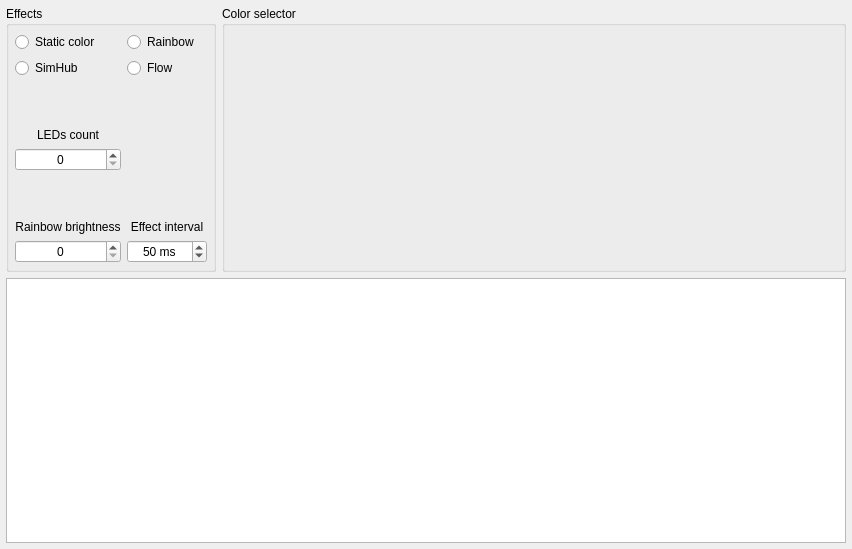
<?xml version="1.0" encoding="UTF-8"?>
<ui version="4.0">
 <class>LedRGBConfig</class>
 <widget class="QWidget" name="LedRGBConfig">
  <property name="geometry">
   <rect>
    <x>0</x>
    <y>0</y>
    <width>852</width>
    <height>549</height>
   </rect>
  </property>
  <property name="windowTitle">
   <string>Form</string>
  </property>
  <layout class="QGridLayout" name="gridLayout" rowstretch="1,1" columnstretch="0,1">
   <property name="leftMargin">
    <number>6</number>
   </property>
   <property name="topMargin">
    <number>6</number>
   </property>
   <property name="rightMargin">
    <number>6</number>
   </property>
   <property name="bottomMargin">
    <number>6</number>
   </property>
   <item row="1" column="0" colspan="2">
    <widget class="QListWidget" name="listWidget_leds">
     <property name="dragDropMode">
      <enum>QAbstractItemView::NoDragDrop</enum>
     </property>
     <property name="defaultDropAction">
      <enum>Qt::IgnoreAction</enum>
     </property>
     <property name="selectionMode">
      <enum>QAbstractItemView::ExtendedSelection</enum>
     </property>
     <property name="movement">
      <enum>QListView::Static</enum>
     </property>
     <property name="resizeMode">
      <enum>QListView::Adjust</enum>
     </property>
     <property name="viewMode">
      <enum>QListView::IconMode</enum>
     </property>
    </widget>
   </item>
   <item row="0" column="0">
    <widget class="QGroupBox" name="groupBox_effects">
     <property name="title">
      <string>Effects</string>
     </property>
     <layout class="QGridLayout" name="gridLayout_2">
      <property name="leftMargin">
       <number>6</number>
      </property>
      <property name="topMargin">
       <number>6</number>
      </property>
      <property name="rightMargin">
       <number>6</number>
      </property>
      <property name="bottomMargin">
       <number>6</number>
      </property>
      <item row="1" column="0">
       <widget class="QRadioButton" name="radioButton_simHub">
        <property name="text">
         <string>SimHub</string>
        </property>
       </widget>
      </item>
      <item row="0" column="0">
       <widget class="QRadioButton" name="radioButton_staticColor">
        <property name="text">
         <string>Static color</string>
        </property>
       </widget>
      </item>
      <item row="0" column="1">
       <widget class="QRadioButton" name="radioButton_rainbow">
        <property name="text">
         <string>Rainbow</string>
        </property>
       </widget>
      </item>
      <item row="1" column="1">
       <widget class="QRadioButton" name="radioButton_flow">
        <property name="text">
         <string>Flow</string>
        </property>
       </widget>
      </item>
      <item row="2" column="0">
       <layout class="QVBoxLayout" name="verticalLayout_3">
        <item>
         <widget class="QLabel" name="label">
          <property name="text">
           <string>LEDs count</string>
          </property>
          <property name="alignment">
           <set>Qt::AlignBottom|Qt::AlignHCenter</set>
          </property>
         </widget>
        </item>
        <item>
         <widget class="AltSpinBox" name="spinBox_ledsCount">
          <property name="sizePolicy">
           <sizepolicy hsizetype="Minimum" vsizetype="Fixed">
            <horstretch>0</horstretch>
            <verstretch>0</verstretch>
           </sizepolicy>
          </property>
          <property name="alignment">
           <set>Qt::AlignCenter</set>
          </property>
          <property name="maximum">
           <number>100</number>
          </property>
         </widget>
        </item>
       </layout>
      </item>
      <item row="3" column="0">
       <layout class="QVBoxLayout" name="verticalLayout_2">
        <property name="leftMargin">
         <number>0</number>
        </property>
        <property name="topMargin">
         <number>0</number>
        </property>
        <item>
         <widget class="QLabel" name="label_RBBrightness">
          <property name="text">
           <string>Rainbow brightness</string>
          </property>
          <property name="alignment">
           <set>Qt::AlignBottom|Qt::AlignHCenter</set>
          </property>
         </widget>
        </item>
        <item>
         <widget class="AltSpinBox" name="spinBox_RBBrightness">
          <property name="toolTip">
           <string>&lt;html&gt;&lt;head/&gt;&lt;body&gt;&lt;p&gt;Rainbow effect brightness&lt;/p&gt;&lt;/body&gt;&lt;/html&gt;</string>
          </property>
          <property name="alignment">
           <set>Qt::AlignCenter</set>
          </property>
          <property name="suffix">
           <string/>
          </property>
          <property name="maximum">
           <number>255</number>
          </property>
         </widget>
        </item>
       </layout>
      </item>
      <item row="3" column="1">
       <layout class="QVBoxLayout" name="verticalLayout_delay">
        <property name="topMargin">
         <number>0</number>
        </property>
        <property name="bottomMargin">
         <number>0</number>
        </property>
        <item>
         <widget class="QLabel" name="label_delay">
          <property name="text">
           <string>Effect interval</string>
          </property>
          <property name="alignment">
           <set>Qt::AlignBottom|Qt::AlignHCenter</set>
          </property>
         </widget>
        </item>
        <item>
         <widget class="AltSpinBox" name="spinBox_delay">
          <property name="alignment">
           <set>Qt::AlignCenter</set>
          </property>
          <property name="suffix">
           <string> ms</string>
          </property>
          <property name="minimum">
           <number>10</number>
          </property>
          <property name="maximum">
           <number>65535</number>
          </property>
          <property name="value">
           <number>50</number>
          </property>
         </widget>
        </item>
       </layout>
      </item>
     </layout>
    </widget>
   </item>
   <item row="0" column="1">
    <widget class="QGroupBox" name="groupBox">
     <property name="title">
      <string>Color selector</string>
     </property>
     <layout class="QHBoxLayout" name="horizontalLayout_Colors">
      <property name="leftMargin">
       <number>6</number>
      </property>
      <property name="topMargin">
       <number>6</number>
      </property>
      <property name="rightMargin">
       <number>6</number>
      </property>
      <property name="bottomMargin">
       <number>6</number>
      </property>
     </layout>
    </widget>
   </item>
  </layout>
 </widget>
 <customwidgets>
  <customwidget>
   <class>AltSpinBox</class>
   <extends>QSpinBox</extends>
   <header>altspinbox.h</header>
  </customwidget>
 </customwidgets>
 <resources/>
 <connections/>
</ui>
